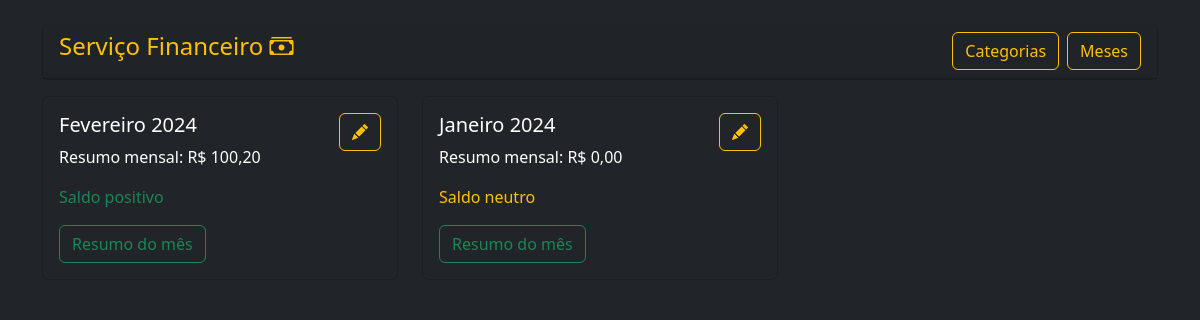
The page / on the database its author committed.
### tables this page shows
CREATE TABLE `mes` (
  `id` int(11) NOT NULL,
  `nome_mes` varchar(20) NOT NULL,
  `ano` char(4) NOT NULL
);

### index.php (the view, shortened to what this page needs)
<?php
require_once("conexao.php");
$sqlSum = "
    SELECT
        mes.id AS mes_id,
        mes.nome_mes,
        mes.ano,
        IFNULL(SUM(transacao.valor), 0) AS soma_valor
    FROM
        mes
    LEFT JOIN
        transacao
    ON
        mes.id = transacao.mes_id
    GROUP BY
        mes.id, mes.nome_mes, mes.ano
";
$soma_mes = mysqli_query($conn, $sqlSum);
?>
<!DOCTYPE html>
<html lang="pt-br">
<head>
    <link href="https://cdn.jsdelivr.net/npm/bootstrap@5.3.3/dist/css/bootstrap.min.css" rel="stylesheet">
    <link rel="stylesheet" href="https://cdn.jsdelivr.net/npm/bootstrap-icons@1.11.3/font/bootstrap-icons.min.css">
</head>
<body class="bg-dark">
    <div class="container mt-4">
        <div class="row">
            <div class="col-md-12">
                <div class="card text-bg-dark text-warning border-top-0">
                    <div class="card-header">
                        <h4>
                            Serviço Financeiro <i class="bi bi-cash-stack"></i>
                            <a href="cadastrar-mes.php" class="btn btn-outline-warning float-end">Meses</a>
                            <a href="categorias.php" class="btn btn-outline-warning float-end me-2">Categorias</a>
                        </h4>
                    </div>
                </div>
            </div>
            <?php foreach ($soma_mes as $soma_meses): ?>
                <div class="col-sm-4">
                    <div class="card text-bg-dark mt-3">
                        <div class="card-body">
                            <h5 class="card-title">
                                <?php echo $soma_meses['nome_mes'] . ' ' . $soma_meses['ano']; ?>
                                <a href="edit-mes.php?mes_id=<?=$soma_meses['mes_id']?>" class="btn btn-outline-warning float-end"><i class="bi bi-pencil-fill"></i> </a>
                            </h5>
                            <p class="card-text">
                                Resumo mensal: R$ <?php echo number_format($soma_meses['soma_valor'], 2, ',',); ?>
                            </p>
                            <p class="card-text
                                <?php
                                    if ($soma_meses['soma_valor'] > 0) {
                                        echo 'text-success';
                                    } elseif ($soma_meses['soma_valor'] < 0) {
                                        echo 'text-danger';
                                    } else {
                                        echo 'text-warning';
                                    }
                                ?>">
                                <?php
                                    if ($soma_meses['soma_valor'] > 0) {
                                        echo 'Saldo positivo';
                                    } elseif ($soma_meses['soma_valor'] < 0) {
                                        echo 'Saldo negativo';
                                    } else {
                                        echo 'Saldo neutro';
                                    }
                                ?>
                            </p>
                            <a href="resumo.php?id=<?=$soma_meses['mes_id']?>" class="btn btn-outline-success">Resumo do mês</a>
                        </div>
                    </div>
                </div>
            <?php endforeach; ?>
        </div>
    </div>
</body>
</html>

### rows shown on the page
mes: nome_mes "Fevereiro", ano "2024", soma_valor "100,20", shows "Saldo positivo"
mes: nome_mes "Janeiro", ano "2024", soma_valor "0,00", shows "Saldo neutro"
